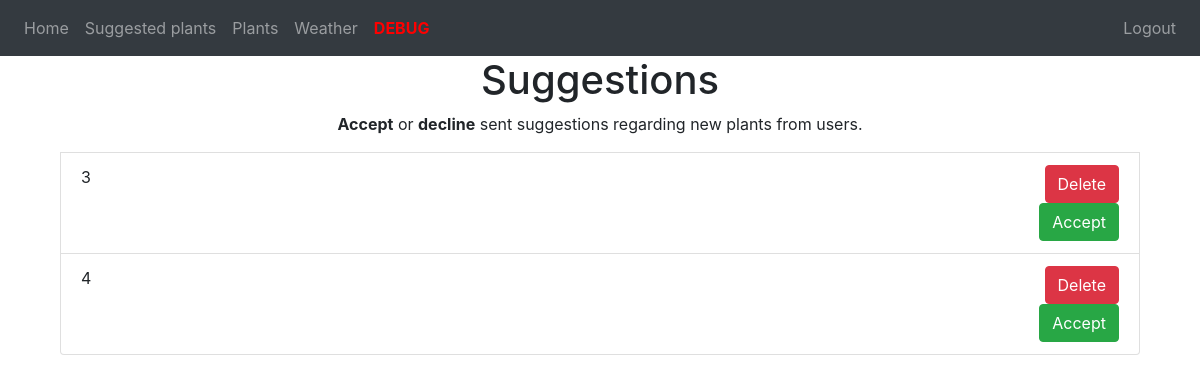
Page /suggestions (signed in) on the earlier database version.
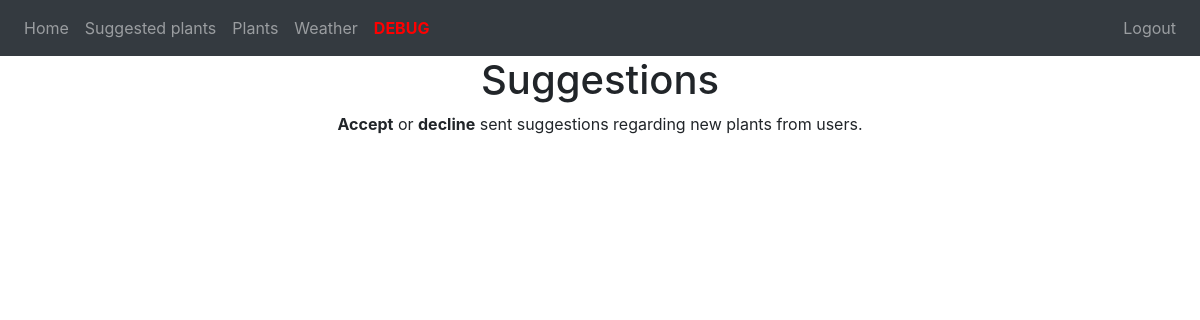
Same page on the later database version.
### website/models.py (models this page shows)
class Suggestion(db.Model):
    id = db.Column(db.Integer, primary_key=True)
    data = db.Column(db.String(10000))
    date = db.Column(db.DateTime(timezone=True), default=func.now())
    user_id = db.Column(db.Integer, db.ForeignKey('user.id'))

### website/views.py (the view, shortened to what this page needs)
@views.route('/suggestions', methods=['GET', 'POST'])
@login_required
def suggestions():
    suggestions = Suggestion.query.all()
    return render_template("suggestions.html", user=current_user, suggestions=suggestions, ADMIN=ADMIN)

### website/__init__.py (called while the page is built)
def create_app():
    app = Flask(__name__)
    app.config['SECRET_KEY'] = 'hjshjhdjah kjshkjdhjs'
    app.config['SQLALCHEMY_DATABASE_URI'] = f'sqlite:///{DB_NAME}'
    db.init_app(app)
    from .views import views
    from .auth import auth
    app.register_blueprint(views, url_prefix='/')
    app.register_blueprint(auth, url_prefix='/')
    from .models import User, Note, Plant, Suggestion
    with app.app_context():
        db.create_all()
    login_manager = LoginManager()
    login_manager.login_view = 'auth.login'
    login_manager.init_app(app)
    @login_manager.user_loader
    def load_user(id):
        return User.query.get(int(id))
    return app

### website/templates/suggestions.html (shortened to what this page needs)
{% extends "base.html" %} {% block title %}Home{% endblock %} {% block content %}
{% autoescape false %}
<div class="container">
    <h1/align="center">Suggestions</h1>
    <p/align="center">
    <b>Accept</b> or <b>decline</b> sent suggestions regarding new plants from users.
    </p>
        {% if user.email == ADMIN %}
            {% for suggestion in suggestions %}
            <li class="list-group-item">
                <div class="suggestions-box">
                    <div class="suggestions-data">
                        <div/align="left">
                            {{ suggestion.data }}
                        </div>
                    </div>
                {% if user.email == ADMIN %}
                    <div class="suggestions-buttons">
                        <div/align="right" style="vertical-align: top;">
                            <button type="button" class="decline btn btn-danger" onclick="deleteSuggestion({{ suggestion.id }})">Delete</button>
                            <button type="button" class="accept btn btn-success" onclick="acceptSuggestion({{ suggestion.id }})">Accept</button>
                        </div>
                {% endif %}
            </li>
            {% endfor %}
        {% else %}
            <div class="alert alert-warning" role="alert">
                <b>Unauthorized</b> personnel detected! Access restricted.
            </div>
        {% endif %}
</div>
{% endautoescape %}
{% endblock %}

### website/templates/base.html (shortened to what this page needs)
<!DOCTYPE html>
<html>
  <head>
    <link
      rel="stylesheet"
      href="https://stackpath.bootstrapcdn.com/bootstrap/4.4.1/css/bootstrap.min.css"
    />
    <link
      rel="stylesheet"
      href="https://stackpath.bootstrapcdn.com/font-awesome/4.7.0/css/font-awesome.min.css"
    />
    <link href="http://127.0.0.1:5000/static/style.css" rel="stylesheet" type="text/css" />
  </head>
  <body>
    <nav class="navbar navbar-expand-lg navbar-dark bg-dark">
      <div class="collapse navbar-collapse" id="navbar">
        <div class="navbar-nav">
          {% if user.is_authenticated %}
          <a class="nav-item nav-link" id="home" href="/">Home</a>
            {% if user.email == "kristian.paivinen@yahoo.com" %}
              <a class="nav-item nav-link" id="home" href="/suggestions">Suggested plants</a>
            {% endif %}
          {% else %}
          <a class="nav-item nav-link" id="login" href="/login">Login</a>
          <a class="nav-item nav-link" id="signUp" href="/sign-up">Sign Up</a>
          {% endif %}
          <a class="nav-item nav-link" id="home" href="/plants">Plants</a>
          <a class="nav-item nav-link" id="home" href="/weather">Weather</a>
          {% if user.is_authenticated %}
            {% if user.email == "kristian.paivinen@yahoo.com" %}
              <a class="nav-item nav-link" style="color: red" id="home" href="/debug"><b>DEBUG</b></a>
            {% endif %}
          {% endif %}
        </div>
          {% if user.is_authenticated %}
            <div class="navbar-collapse collapse w-25 order-3 dual-collapse2">
              <ul class="navbar-nav ml-auto">
                  <li class="nav-item">
                    <a class="nav-item nav-link" id="logout" href="/logout" align="right">Logout</a>
                  </li>
              </ul>
            </div>
          {% endif %}
        </div>
    </nav>
    <div class="container">{% block content %} {% endblock %}</div>
  </body>
</html>

Differences in the rows shown:
removed Suggestion: data "3"
removed Suggestion: data "4"
